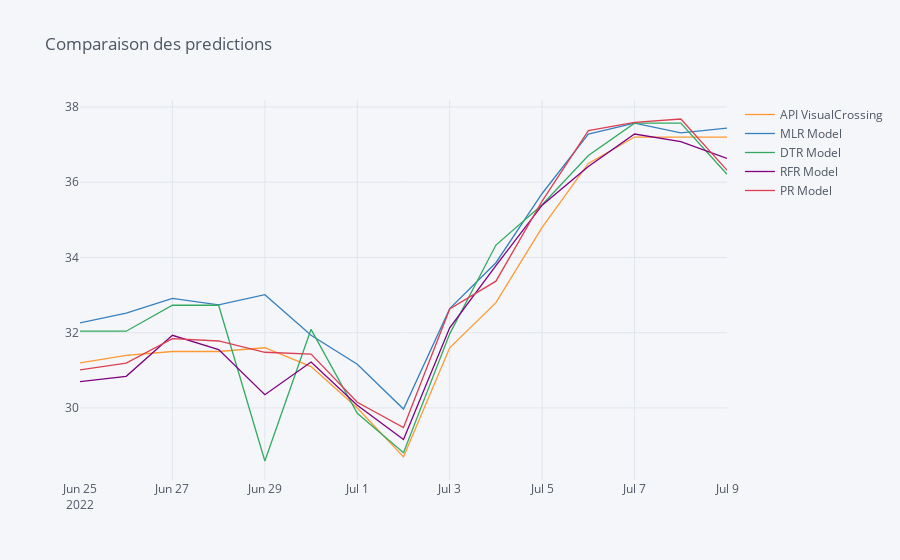

The notebook cell this image was saved under:
### Code cell
Predictions.fillna(method='pad').iplot(title='Comparaison des predictions ',subplots=False)

### Figure 1 — Plotly figure (JSON) as saved in the notebook; plotly's stock layout.template omitted (floating-point values rounded to 4 significant figures)
{"data": [{"line": {"color": "rgba(255, 153, 51, 1.0)", "dash": "solid", "shape": "linear", "width": 1.3}, "mode": "lines", "name": "API VisualCrossing", "text": "", "type": "scatter", "x": ["2022-06-25", "2022-06-26", "2022-06-27", "2022-06-28", "2022-06-29", "2022-06-30", "2022-07-01", "2022-07-02", "2022-07-03", "2022-07-04", "2022-07-05", "2022-07-06", "2022-07-07", "2022-07-08", "2022-07-09"], "y": [31.2, 31.4, 31.5, 31.5, 31.6, 31.1, 30, 28.7, 31.6, 32.8, 34.8, 36.5, 37.2, 37.2, 37.2]}, {"line": {"color": "rgba(55, 128, 191, 1.0)", "dash": "solid", "shape": "linear", "width": 1.3}, "mode": "lines", "name": "MLR Model", "text": "", "type": "scatter", "x": ["2022-06-25", "2022-06-26", "2022-06-27", "2022-06-28", "2022-06-29", "2022-06-30", "2022-07-01", "2022-07-02", "2022-07-03", "2022-07-04", "2022-07-05", "2022-07-06", "2022-07-07", "2022-07-08", "2022-07-09"], "y": [32.26, 32.52, 32.91, 32.74, 33.01, 31.93, 31.16, 29.97, 32.64, 33.86, 35.7, 37.28, 37.57, 37.31, 37.44]}, {"line": {"color": "rgba(50, 171, 96, 1.0)", "dash": "solid", "shape": "linear", "width": 1.3}, "mode": "lines", "name": "DTR Model", "text": "", "type": "scatter", "x": ["2022-06-25", "2022-06-26", "2022-06-27", "2022-06-28", "2022-06-29", "2022-06-30", "2022-07-01", "2022-07-02", "2022-07-03", "2022-07-04", "2022-07-05", "2022-07-06", "2022-07-07", "2022-07-08", "2022-07-09"], "y": [32.04, 32.04, 32.73, 32.73, 28.59, 32.09, 29.86, 28.81, 31.97, 34.33, 35.4, 36.71, 37.57, 37.57, 36.21]}, {"line": {"color": "rgba(128, 0, 128, 1.0)", "dash": "solid", "shape": "linear", "width": 1.3}, "mode": "lines", "name": "RFR Model", "text": "", "type": "scatter", "x": ["2022-06-25", "2022-06-26", "2022-06-27", "2022-06-28", "2022-06-29", "2022-06-30", "2022-07-01", "2022-07-02", "2022-07-03", "2022-07-04", "2022-07-05", "2022-07-06", "2022-07-07", "2022-07-08", "2022-07-09"], "y": [30.7, 30.84, 31.93, 31.55, 30.35, 31.22, 30.07, 29.16, 32.13, 33.78, 35.39, 36.42, 37.28, 37.08, 36.63]}, {"line": {"color": "rgba(219, 64, 82, 1.0)", "dash": "solid", "shape": "linear", "width": 1.3}, "mode": "lines", "name": "PR Model", "text": "", "type": "scatter", "x": ["2022-06-25", "2022-06-26", "2022-06-27", "2022-06-28", "2022-06-29", "2022-06-30", "2022-07-01", "2022-07-02", "2022-07-03", "2022-07-04", "2022-07-05", "2022-07-06", "2022-07-07", "2022-07-08", "2022-07-09"], "y": [31.01, 31.19, 31.84, 31.78, 31.48, 31.43, 30.15, 29.48, 32.63, 33.37, 35.5, 37.37, 37.59, 37.68, 36.32]}], "layout": {"legend": {"bgcolor": "#F5F6F9", "font": {"color": "#4D5663"}}, "paper_bgcolor": "#F5F6F9", "plot_bgcolor": "#F5F6F9", "title": {"font": {"color": "#4D5663"}, "text": "Comparaison des predictions "}, "xaxis": {"gridcolor": "#E1E5ED", "showgrid": true, "tickfont": {"color": "#4D5663"}, "title": {"font": {"color": "#4D5663"}, "text": ""}, "zerolinecolor": "#E1E5ED"}, "yaxis": {"gridcolor": "#E1E5ED", "showgrid": true, "tickfont": {"color": "#4D5663"}, "title": {"font": {"color": "#4D5663"}, "text": ""}, "zerolinecolor": "#E1E5ED"}}}
